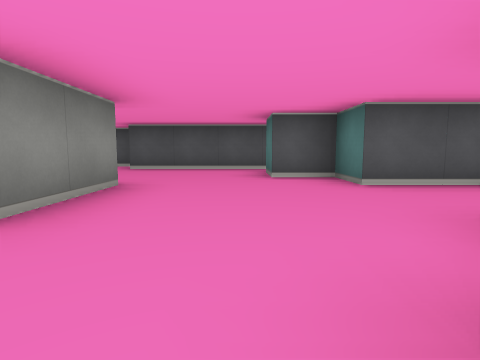
[1] (above)

24 first-person views from a walk through a cub3D level. The camera is about half as high as the walls, tilts 6° down and sees 80° across. The floor is counted in squares. Each view is taken from the middle of a square. On the plan, view 1 faces up. The plan holds only what a view shows up to about 9 squares ahead; the rest is blank.

[2]
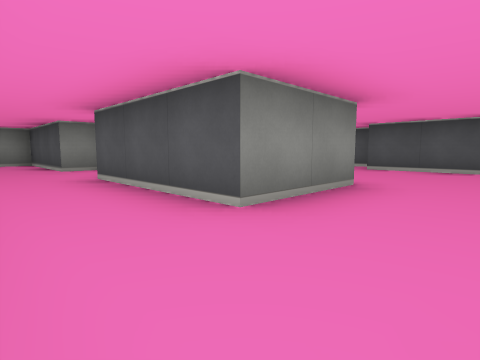

[3]
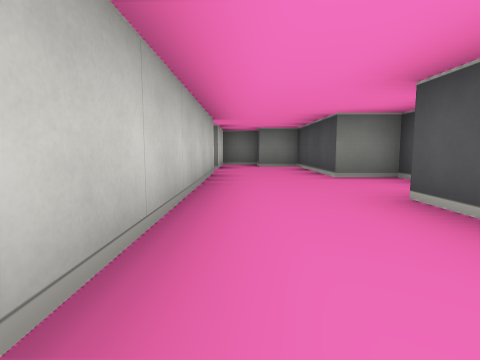

[4]
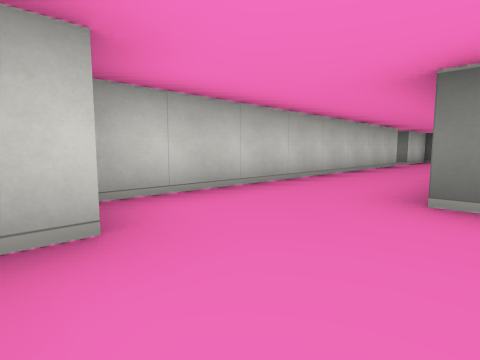

[5]
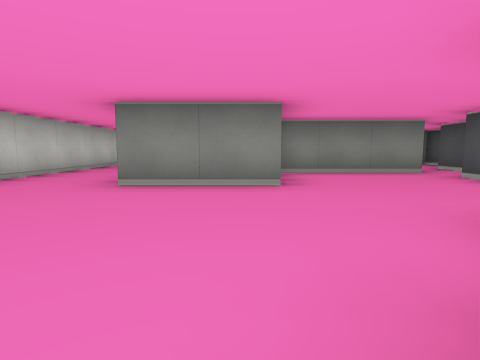

[6]
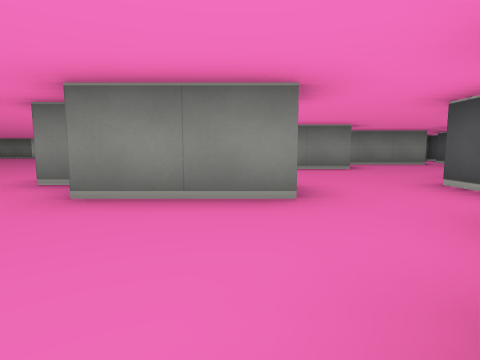

[7]
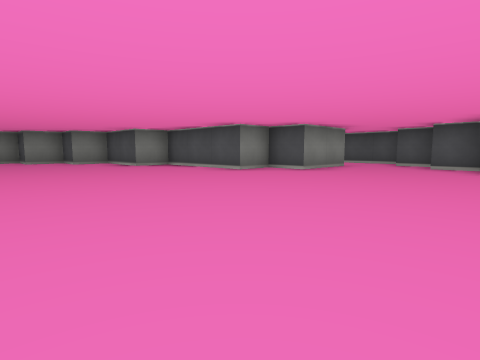

[8]
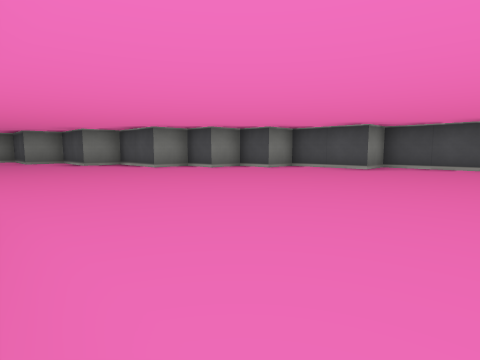

[9]
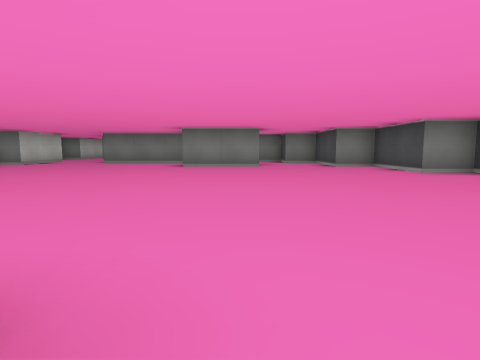

[10]
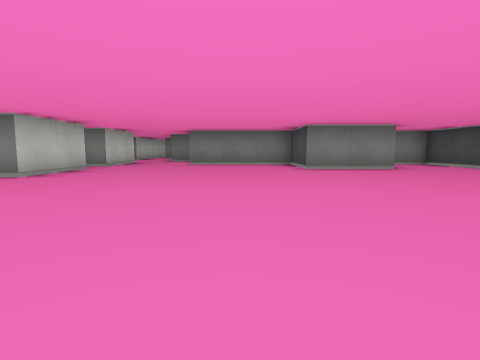

[11]
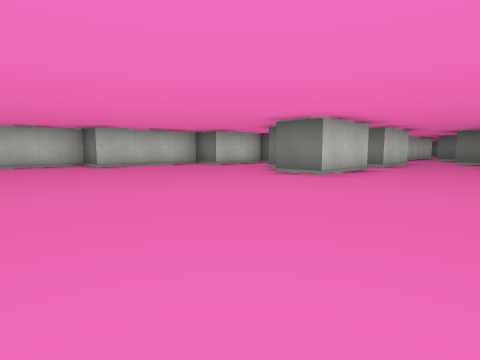

[12]
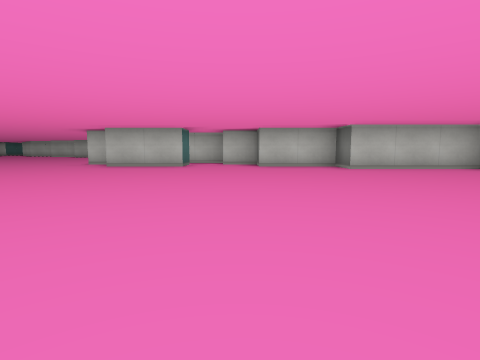

[13]
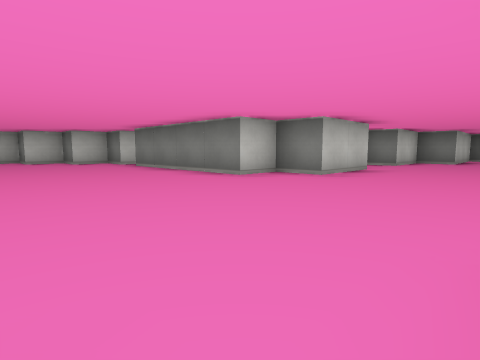

[14]
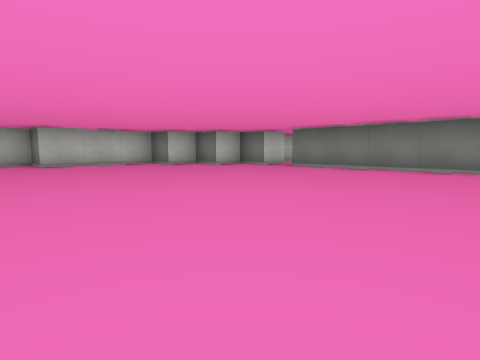

[15]
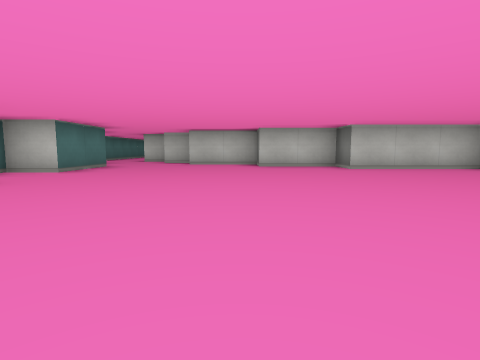

[16]
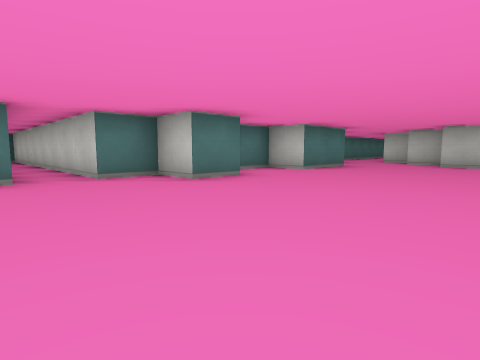

[17]
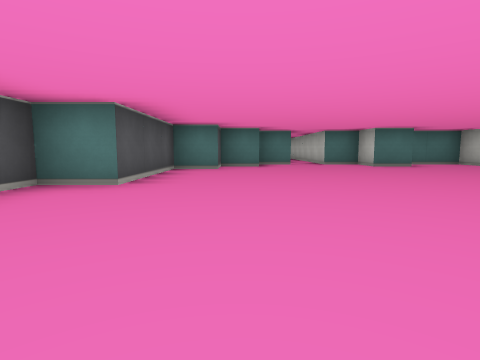

[18]
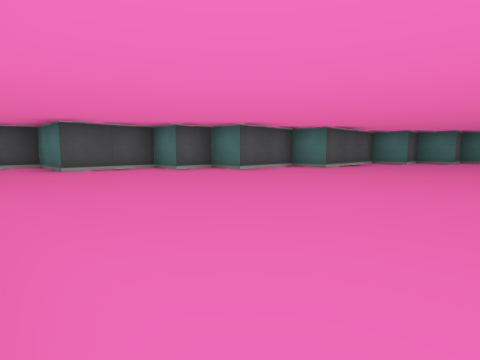

[19]
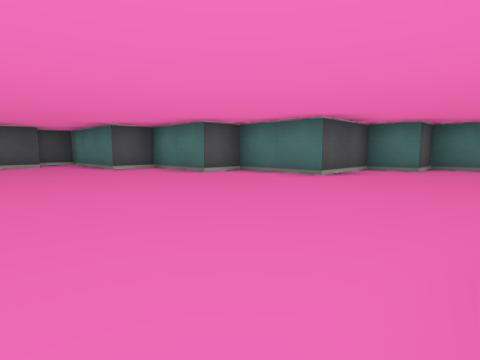

[20]
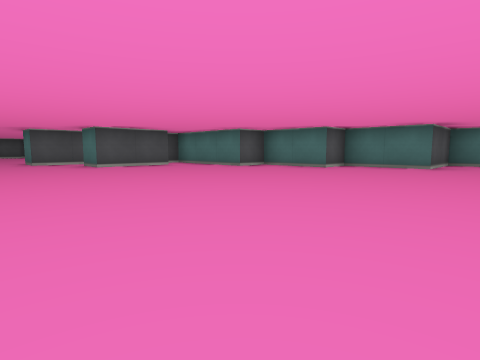

[21]
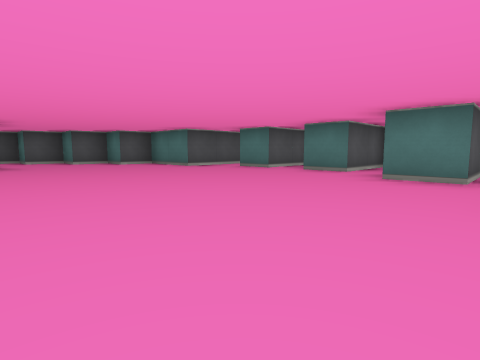

[22]
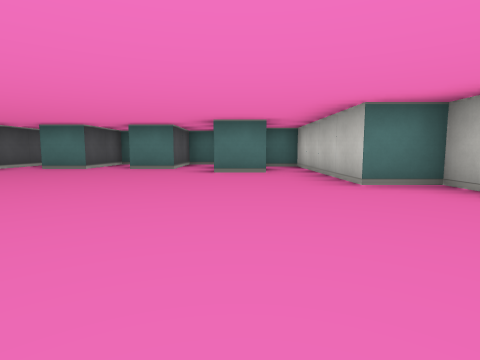

[23]
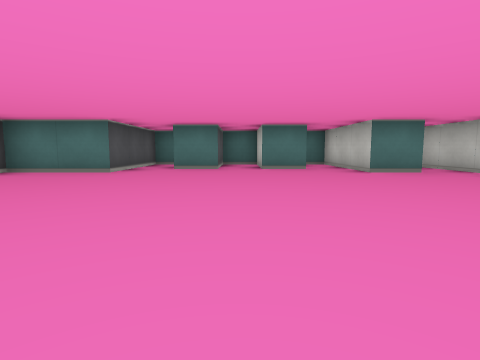

[24]
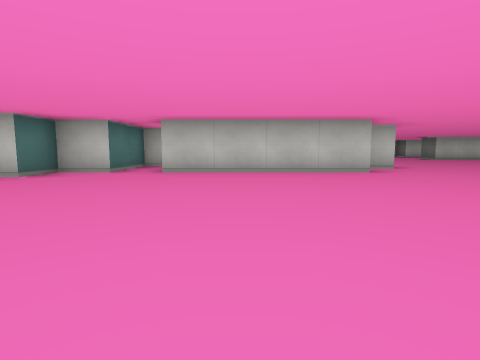

### Floor plan
Key: @ floor where view 1 was taken; # wall or solid block; . floor.
Columns run from 14 left of view 1 to 20 right of it. Each row starts with its distance up from view 1.
  9        ##
  8         ..###
  7           ..####
  6           #....
  5           #....##
  4           #.....###
  3        ## # #.....##
  2     ####..###......##
  1    ##...........#...##
  0    #..........@##....#
 -1    ### #########.....####
 -2          ####...........#
 -3          ##...........###
 -4         ##..............#
 -5       ###.............###
 -6     ###.................#
 -7   ###................####
 -8   #....................#
 -9    ................#####
-10     #........####.##
-11   ###.......##   .#
-12   #.......... #####
-13   #..........##.#
-14   #.............#
-15 #...............##
-16  ................#
-17   ##.##..........##
-18      #............#
-19      .............###
-20      ...............##
-21      #...............###
-22      ####..............####
-23         ###..##...........##
-24           ##. ##...........##
-25                #............#
-26                #...................
-27                #............#######
-28                ............##
-29                #............#
-30                ##...........#
-31                 ##.........##
-32                  ####......#
-33                     ###.....
-34                       ###...
-35                         ##

Positions as (right, up) in squares from view 1, and headings:
1: (0, 0), facing up
2: (0, 0), facing up-left
3: (-2, 0), facing left
4: (1, 2), facing down-left
5: (2, 3), facing left
6: (5, 1), facing left
7: (6, -6), facing up-left
8: (1, -9), facing up-left
9: (-2, -10), facing left
10: (-3, -13), facing left
11: (-3, -14), facing down-left
12: (-3, -15), facing down
13: (5, -20), facing down-left
14: (8, -23), facing down-left
15: (9, -25), facing down
16: (9, -25), facing down-right
17: (5, -24), facing right
18: (2, -26), facing up-right
19: (-1, -22), facing up-right
20: (-4, -21), facing up-right
21: (2, -8), facing up-right
22: (1, -7), facing right
23: (1, -4), facing right
24: (1, -4), facing down
